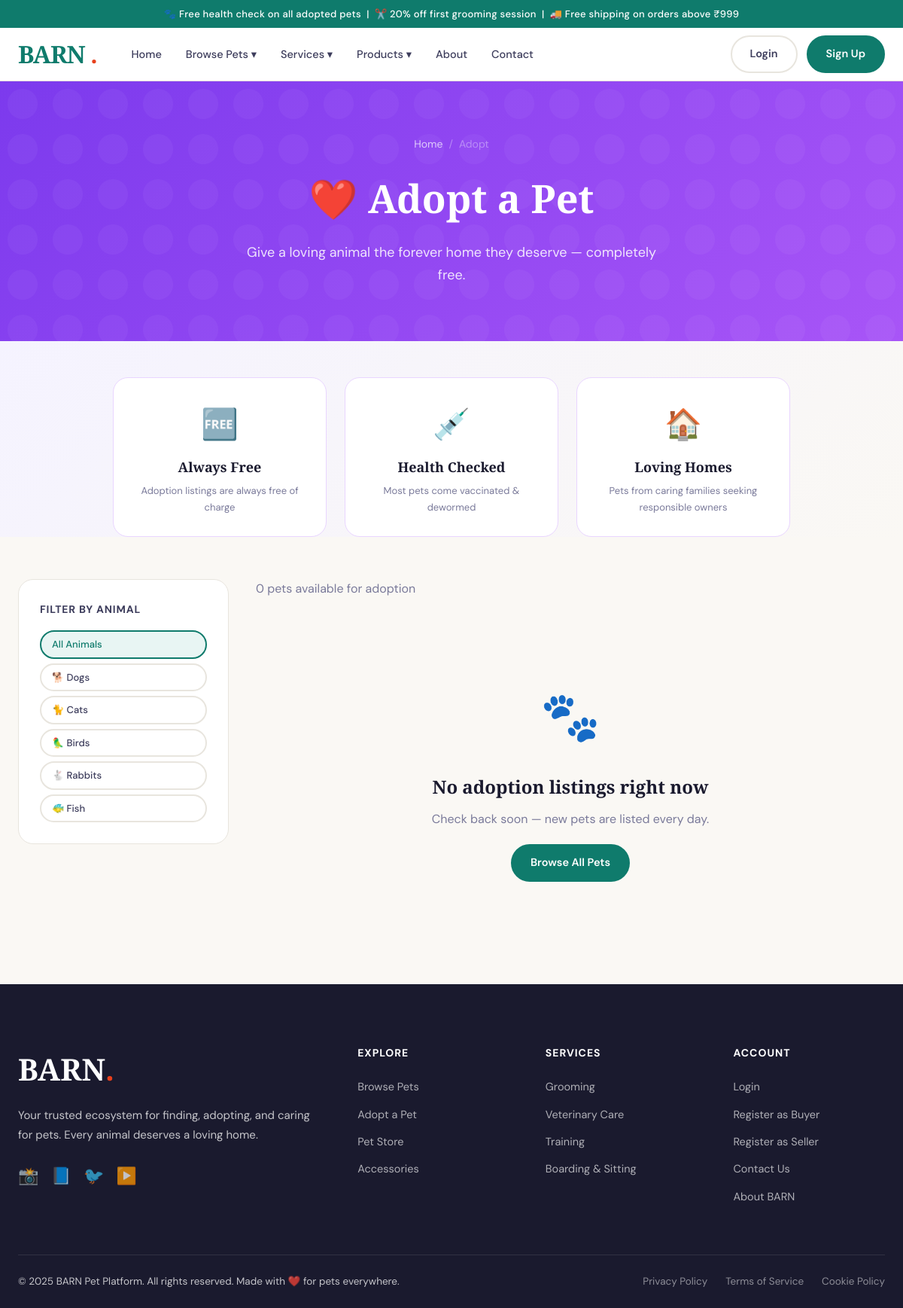
/pets/adopt/, run on the app's committed database.
### pets/models.py (models this page shows, shortened)
class PetCategory(models.Model):
    name = models.CharField(max_length=100)
    slug = models.SlugField(unique=True)
    icon = models.CharField(max_length=50, default='🐾')
    description = models.TextField(blank=True)
    image = models.ImageField(upload_to='categories/', blank=True, null=True)
    class Meta:
        verbose_name_plural = 'Pet Categories'

### pets/views.py (the view)
# urls.py: path('adopt/', views.adoption_list, name='adoption_list'),
def adoption_list(request):
    pets = Pet.objects.filter(
        is_available=True,
        listing_type__in=['adoption', 'both']
    ).select_related('category', 'breed', 'seller')
    categories = PetCategory.objects.all()
    category_slug = request.GET.get('category')
    if category_slug:
        pets = pets.filter(category__slug=category_slug)
    return render(request, 'pets/adoption_list.html', {
        'pets': pets,
        'categories': categories,
        'selected_category': category_slug,
    })

### templates/pets/adoption_list.html (shortened to what this page needs)
{% extends 'base.html' %}
{% block content %}
<div class="page-header" style="background:linear-gradient(135deg,#7c3aed,#a855f7);">
  <div class="container">
    <div class="breadcrumb"><a href="/">Home</a><span>/</span><span>Adopt</span></div>
    <h1>❤️ Adopt a Pet</h1>
    <p>Give a loving animal the forever home they deserve — completely free.</p>
  </div>
</div>
<div style="background:linear-gradient(135deg,#f5f3ff,#faf8f4);padding:48px 24px 0;">
  <div class="container" style="max-width:900px;">
    <div style="display:grid;grid-template-columns:repeat(3,1fr);gap:24px;text-align:center;">
      <div style="background:white;border-radius:var(--radius-lg);padding:28px;border:1px solid #e9d5ff;">
        <div style="font-size:40px;margin-bottom:10px;">🆓</div>
        <h3 style="font-family:var(--font-display);font-size:18px;margin-bottom:6px;">Always Free</h3>
        <p style="font-size:13px;color:var(--ink-light);">Adoption listings are always free of charge</p>
      </div>
      <div style="background:white;border-radius:var(--radius-lg);padding:28px;border:1px solid #e9d5ff;">
        <div style="font-size:40px;margin-bottom:10px;">💉</div>
        <h3 style="font-family:var(--font-display);font-size:18px;margin-bottom:6px;">Health Checked</h3>
        <p style="font-size:13px;color:var(--ink-light);">Most pets come vaccinated & dewormed</p>
      </div>
      <div style="background:white;border-radius:var(--radius-lg);padding:28px;border:1px solid #e9d5ff;">
        <div style="font-size:40px;margin-bottom:10px;">🏠</div>
        <h3 style="font-family:var(--font-display);font-size:18px;margin-bottom:6px;">Loving Homes</h3>
        <p style="font-size:13px;color:var(--ink-light);">Pets from caring families seeking responsible owners</p>
      </div>
    </div>
  </div>
</div>
<div class="content-layout">
  <aside class="sidebar">
    <div class="sidebar-card">
      <h3>Filter by Animal</h3>
      <div class="filter-btns" style="flex-direction:column;gap:6px;">
        <a href="{% url 'adoption_list' %}" class="filter-btn {% if not selected_category %}active{% endif %}">All Animals</a>
        {% for cat in categories %}
        <a href="?category={{ cat.slug }}" class="filter-btn {% if selected_category == cat.slug %}active{% endif %}">{{ cat.icon }} {{ cat.name }}</a>
        {% endfor %}
      </div>
    </div>
  </aside>
  <div>
    <div style="margin-bottom:24px;">
      <p style="color:var(--ink-light);">{{ pets|length }} pet{{ pets|length|pluralize }} available for adoption</p>
    </div>
    {% if pets %}
    <div class="pets-grid">
      {% for pet in pets %}
      <a href="{% url 'pet_detail' pet.slug %}" style="text-decoration:none;color:inherit;">
        <div class="pet-card" style="border-color:#e9d5ff;">
          <div class="pet-card-image">
            {% if pet.primary_image %}<img src="{{ pet.primary_image.image.url }}" alt="{{ pet.name }}" loading="lazy">
            {% else %}<div class="pet-placeholder" style="background:linear-gradient(135deg,#f5f3ff,#ede9fe);">
              {% if pet.category.slug == 'dogs' %}🐕{% elif pet.category.slug == 'cats' %}🐈{% elif pet.category.slug == 'birds' %}🦜{% else %}🐾{% endif %}
            </div>{% endif %}
            <span class="pet-badge badge-adopt" style="background:#7c3aed;">Free Adoption</span>
          </div>
          <div class="pet-card-body">
            <div class="pet-card-meta">
              <span class="pet-meta-tag">{{ pet.category.name }}</span>
              <span class="pet-meta-tag">{{ pet.get_gender_display }}</span>
              <span class="pet-meta-tag">{{ pet.age_display }}</span>
            </div>
            <h3 class="pet-card-name">{{ pet.name }}</h3>
            <p class="pet-card-breed">{{ pet.breed.name|default:"Mixed Breed" }}</p>
            <p style="font-size:14px;color:var(--ink-light);margin-bottom:14px;">{{ pet.description|truncatechars:80 }}</p>
            <div class="pet-card-footer">
              <span class="pet-price" style="color:#7c3aed;">Free ❤️</span>
              <div class="pet-health-icons">
                {% if pet.is_vaccinated %}<span title="Vaccinated">💉</span>{% endif %}
                {% if pet.is_dewormed %}<span title="Dewormed">✅</span>{% endif %}
              </div>
            </div>
          </div>
        </div>
      </a>
      {% endfor %}
    </div>
    {% else %}
    <div class="empty-state">
      <div class="empty-icon">🐾</div>
      <h3>No adoption listings right now</h3>
      <p>Check back soon — new pets are listed every day.</p>
      <a href="{% url 'pet_list' %}" class="btn btn-primary" style="margin-top:20px;">Browse All Pets</a>
    </div>
    {% endif %}
  </div>
</div>
{% endblock %}

### static/css/main.css (style rules this page uses)
:root { --teal: #0f7b6c; --teal-dark: #095c51; --teal-light: #e8f5f3; --coral: #e8401c; --coral-light: #fef0ec; --coral-dark: #c0320e; --gold: #d4a853; --cream: #faf8f4; --white: #ffffff; --ink: #1a1a2e; --ink-mid: #3d3d5c; --ink-light: #7a7a9a; --border: #e8e5de; --shadow-sm: 0 2px 8px rgba(15,123,108,0.08); --shadow-md: 0 8px 32px rgba(15,123,108,0.12); --shadow-lg: 0 24px 64px rgba(15,123,108,0.16); --radius: 12px; --radius-lg: 20px; --radius-xl: 32px; --font-display: 'Playfair Display', serif; --font-body: 'DM Sans', sans-serif; --transition: 0.3s cubic-bezier(0.4, 0, 0.2, 1); }
*, *::before, *::after { box-sizing: border-box; margin: 0; padding: 0; }
html { scroll-behavior: smooth; font-size: 16px; }
body { font-family: var(--font-body); background: var(--cream); color: var(--ink); line-height: 1.65; overflow-x: hidden; }
a { color: inherit; text-decoration: none; }
.btn { display: inline-flex; align-items: center; gap: 8px; padding: 11px 24px; border-radius: 100px; font-size: 14.5px; font-weight: 600; font-family: var(--font-body); cursor: pointer; border: 2px solid transparent; transition: all var(--transition); text-align: center; white-space: nowrap; }
.btn-primary { background: var(--teal); color: var(--white); border-color: var(--teal); }
.container { max-width: 1280px; margin: 0 auto; }
.page-header { background: linear-gradient(135deg, var(--teal) 0%, var(--teal-dark) 100%); color: white; padding: 72px 24px; text-align: center; position: relative; overflow: hidden; }
.page-header::before { content: ''; position: absolute; inset: 0; }
.page-header .container { position: relative; }
.page-header h1 { font-family: var(--font-display); font-size: clamp(32px, 5vw, 52px); font-weight: 900; margin-bottom: 16px; }
.page-header p { font-size: 18px; opacity: 0.85; max-width: 560px; margin: 0 auto; }
.breadcrumb { display: flex; justify-content: center; gap: 8px; font-size: 14px; opacity: 0.7; margin-bottom: 16px; }
.breadcrumb a { color: white; }
.breadcrumb span { opacity: 0.5; }
.content-layout { display: grid; grid-template-columns: 280px 1fr; gap: 36px; max-width: 1280px; margin: 0 auto; padding: 56px 24px; }
.sidebar { position: sticky; top: 90px; align-self: start; }
.sidebar-card { background: var(--white); border-radius: var(--radius-lg); padding: 28px; border: 1px solid var(--border); margin-bottom: 20px; }
.sidebar-card h3 { font-size: 14px; font-weight: 700; letter-spacing: 0.8px; text-transform: uppercase; color: var(--ink-mid); margin-bottom: 16px; }
.filter-btns { display: flex; flex-wrap: wrap; gap: 8px; }
.filter-btn { padding: 6px 14px; border-radius: 100px; font-size: 13px; font-weight: 500; border: 2px solid var(--border); background: var(--white); color: var(--ink-mid); cursor: pointer; transition: all var(--transition); text-decoration: none; display: inline-block; }
.filter-btn:hover, .filter-btn.active { border-color: var(--teal); color: var(--teal); background: var(--teal-light); }
.empty-state { text-align: center; padding: 80px 24px; color: var(--ink-light); }
.empty-state .empty-icon { font-size: 64px; margin-bottom: 20px; }
.empty-state h3 { font-family: var(--font-display); font-size: 24px; color: var(--ink); margin-bottom: 10px; }

### data on the page
PetCategory: icon "🐕", name "Dogs"
PetCategory: icon "🐈", name "Cats"
PetCategory: icon "🦜", name "Birds"
PetCategory: icon "🐇", name "Rabbits"
PetCategory: icon "🐠", name "Fish"

### other printed values
{{ pets|length }} "0"
